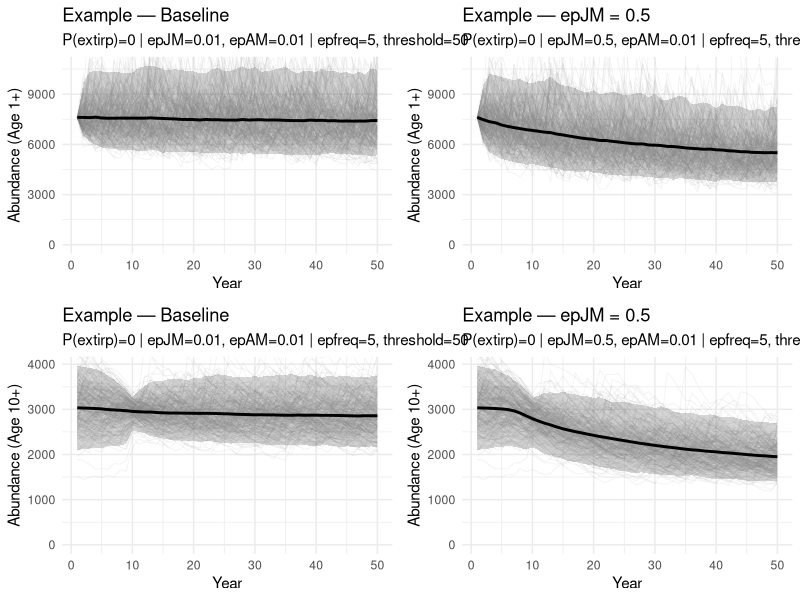

Here is the R script that generated this plot: (Note: this script raises an error after producing the figure.)
############################################################
## GULF STURGEON PVA CALCULATOR — 2-scenario comparison
## Scenario 1: baseline (epJM as set in INPUTS)
## Scenario 2: epJM = 0.5
## Output: 2x2 plot:
##   [pA_baseline | pA_epJM0.5]
##   [pB_baseline | pB_epJM0.5]
## With matched y-axes across columns within each row.
############################################################

rm(list = ls())

library(ggplot2)
library(grid)

# ============================================================
# INPUTS  (EDIT ONLY THIS SECTION)
# ============================================================

# Reproducibility
SEED <- 1

# Simulation controls
nT    <- 50
A     <- 60
AR    <- 1
n_sim <- 2000

# Choose TWO ages to plot (Age X+ and Age Y+)
plot_ageA <- 1
plot_ageB <- 10

# "Vulnerable" fish definition (reporting + init scaling only)
vuln_age <- 4

# Episodic event settings
epfreq <- 5
epAM   <- 0.01
epJM   <- 0.01   # <-- baseline value (Scenario 1 uses this)

# Extirpation definition (adult threshold)
extir_threshold <- 50

# Global biological scalars
reck <- 2.8
K    <- 0.13
afec <- 100000
Wmat <- 0.15
sd_S <- 0.6

# Optional maturity age override
amat_override <- NA

# Initialization bookkeeping
report_initial_composition <- TRUE

# Save per-simulation initialization table
save_start_table <- FALSE   # recommend FALSE for quick comparisons

# Plotting controls
plot_trace_sims <- 250
save_plots <- FALSE

# ------------------------------------------------------------
# Population-specific scalars (UNCOMMENT EXACTLY ONE BLOCK)
# ------------------------------------------------------------

pop_name <- "Example"
R0       <- 1000
Madult   <- 0.10
No       <- 5000

# ============================================================
# SAFETY CHECKS
# ============================================================

if (!exists("pop_name") || !exists("R0") || !exists("Madult") || !exists("No")) {
  stop("You must uncomment EXACTLY ONE population block in the INPUTS section (pop_name, R0, Madult, No).")
}
if (vuln_age < 1 || vuln_age > A) stop("vuln_age must be between 1 and A.")
if (AR < 1 || AR > A) stop("AR must be between 1 and A.")
if (n_sim < 1) stop("n_sim must be >= 1.")
if (plot_ageA < 1 || plot_ageA > A) stop("plot_ageA must be between 1 and A.")
if (plot_ageB < 1 || plot_ageB > A) stop("plot_ageB must be between 1 and A.")

plot_trace_sims <- min(plot_trace_sims, n_sim)

# ============================================================
# HELPER: run one scenario and return matrices + summaries
# ============================================================

summ_by_year <- function(mat, years) {
  data.frame(
    year = years,
    mean = rowMeans(mat),
    lwr  = apply(mat, 1, quantile, probs = 0.025, na.rm = TRUE),
    upr  = apply(mat, 1, quantile, probs = 0.975, na.rm = TRUE)
  )
}

make_plot <- function(mat, years, trace_ids, age_label, title_text, subtitle_text, y_max) {
  df_trace <- data.frame(
    year = rep(years, times = length(trace_ids)),
    sim  = rep(trace_ids, each = length(years)),
    N    = as.vector(mat[, trace_ids, drop = FALSE])
  )
  
  sum_tbl <- summ_by_year(mat, years)
  
  ggplot() +
    geom_line(data = df_trace, aes(x = year, y = N, group = sim),
              alpha = 0.12, linewidth = 0.3, color = "grey60") +
    geom_ribbon(data = sum_tbl, aes(x = year, ymin = lwr, ymax = upr),
                alpha = 0.20) +
    geom_line(data = sum_tbl, aes(x = year, y = mean),
              linewidth = 1.0, color = "black") +
    coord_cartesian(ylim = c(0, y_max)) +
    labs(
      title    = title_text,
      subtitle = subtitle_text,
      x = "Year",
      y = paste0("Abundance (", age_label, ")")
    ) +
    theme_minimal()
}

run_one <- function(epJM_value, scenario_tag) {
  
  # Reset seed so both scenarios share the same random draws (fair compare)
  set.seed(SEED)
  
  # Local scenario value
  epJM_local <- epJM_value
  
  # Ages
  ages <- 1:A
  la   <- (1 - exp(-K * ages))
  wa   <- la^3
  fec  <- pmax(0, wa - Wmat) * afec
  
  # Adult cutoff age (MetaPVA formula unless overridden)
  amat <- as.integer(-log(1 - Wmat^(1/3)) / K)
  amat <- max(1, min(A, amat))
  if (!is.na(amat_override)) {
    amat <- as.integer(amat_override)
    amat <- max(1, min(A, amat))
  }
  
  # Length-based survival-at-age (MetaPVA uses *0.66)
  Sa <- exp(-Madult / la * 0.66)
  
  # Survivorship lx
  lx <- numeric(A)
  lx[1] <- 1
  if (A > 1) {
    for (a in 2:A) lx[a] <- lx[a - 1] * Sa[a - 1]
  }
  
  # Beverton-Holt params
  phie <- sum(lx * fec)
  R_A  <- reck / phie
  R_B  <- (reck - 1) / (R0 * phie)
  
  # Scale initial total abundance so mean vulnerable ~= No
  vuln_frac <- sum(lx[vuln_age:A]) / sum(lx[AR:A])
  vuln_frac <- max(vuln_frac, 1e-12)
  N1 <- as.integer(round(No / vuln_frac))
  
  # Episodic years per simulation
  ep_flag <- matrix(FALSE, nrow = nT, ncol = n_sim)
  if (epfreq <= nT) {
    n_samp <- as.integer(nT / epfreq)
    for (j in 1:n_sim) {
      yrs <- sample.int(nT, n_samp, replace = FALSE)
      ep_flag[yrs, j] <- TRUE
    }
  }
  
  # Episodic multipliers for survival transitions (ages AR..A-1)
  ages_surv <- AR:(A - 1)
  mult_episode <- rep(1, length(ages_surv))
  if (length(ages_surv) > 0) {
    for (k in seq_along(ages_surv)) {
      a <- ages_surv[k]
      if (a == AR) {
        mult_episode[k] <- 1
      } else if (a < amat) {
        mult_episode[k] <- 1 - epJM_local
      } else {
        mult_episode[k] <- 1 - epAM
      }
    }
  }
  
  # Environmental effects
  rec_dev <- matrix(
    exp(rnorm((A - AR + 1) * n_sim, 0, sd_S) + 0.5 * sd_S^2),
    nrow = (A - AR + 1), ncol = n_sim
  )
  anom <- matrix(
    exp(rnorm((nT - 1) * n_sim, 0, sd_S)),
    nrow = (nT - 1), ncol = n_sim
  )
  
  # State: numbers-at-age each year (A x n_sim)
  N <- matrix(0L, nrow = A, ncol = n_sim)
  
  # Initialize populations across ages AR..A
  base_w <- lx[AR:A]
  for (j in 1:n_sim) {
    w <- base_w * rec_dev[, j]
    w <- w / sum(w)
    N[AR:A, j] <- as.vector(rmultinom(1, N1, w))
  }
  
  # Init composition table (optional)
  init_vuln  <- colSums(N[vuln_age:A, , drop = FALSE])
  init_adult <- colSums(N[amat:A,    , drop = FALSE])
  
  if (report_initial_composition) {
    cat("\n--- Initialization bookkeeping (Year 1) ---\n")
    cat("Scenario:", scenario_tag, "\n")
    cat("Population:", pop_name, "\n")
    cat("No target vulnerable (age", vuln_age, "+) =", No, "\n")
    cat("Derived total initial abundance (N1) =", N1, "\n")
    cat("Adult cutoff age (amat) =", amat, "\n")
    cat("Observed mean vulnerable =", round(mean(init_vuln), 1), "\n")
    cat("Observed mean adults     =", round(mean(init_adult), 1), "\n")
    cat("-----------------------------------------\n\n")
  }
  
  # Time series storage
  N_ageAplus <- matrix(0, nrow = nT, ncol = n_sim)
  N_ageBplus <- matrix(0, nrow = nT, ncol = n_sim)
  N_adults   <- matrix(0, nrow = nT, ncol = n_sim)
  
  record_metrics <- function(t, Nmat) {
    N_ageAplus[t, ] <<- colSums(Nmat[plot_ageA:A, , drop = FALSE])
    N_ageBplus[t, ] <<- colSums(Nmat[plot_ageB:A, , drop = FALSE])
    N_adults[t, ]   <<- colSums(Nmat[amat:A,    , drop = FALSE])
  }
  
  years_vec <- 1:nT
  
  # Record year 1
  record_metrics(1, N)
  
  # Dynamics
  for (t in 2:nT) {
    
    Et <- colSums(N[AR:A, , drop = FALSE] * fec[AR:A])
    
    recruits <- as.integer((R_A * Et * anom[t - 1, ]) / (1 + R_B * Et))
    
    N_next <- matrix(0L, nrow = A, ncol = n_sim)
    N_next[AR, ] <- recruits
    
    if (A > AR) {
      surv_base <- Sa[AR:(A - 1)]
      for (k in seq_along(ages_surv)) {
        mult_sim <- ifelse(ep_flag[t - 1, ], mult_episode[k], 1)
        pvec <- pmin(pmax(surv_base[k] * mult_sim, 0), 1)
        
        N_next[ages_surv[k] + 1, ] <- rbinom(
          n    = n_sim,
          size = pmax(0L, N[ages_surv[k], ]),
          prob = pvec
        )
      }
    }
    
    N <- N_next
    record_metrics(t, N)
  }
  
  # Extirpation probability
  ext_window <- min(100, nT)
  min_adults <- apply(N_adults[1:ext_window, , drop = FALSE], 2, min)
  p_extirp   <- mean(min_adults <= extir_threshold)
  
  list(
    scenario_tag = scenario_tag,
    epJM = epJM_local,
    amat = amat,
    years = years_vec,
    N_ageAplus = N_ageAplus,
    N_ageBplus = N_ageBplus,
    p_extirp = p_extirp
  )
}

# ============================================================
# RUN BOTH SCENARIOS
# ============================================================

res_base <- run_one(epJM_value = epJM,  scenario_tag = "Baseline")
res_hi   <- run_one(epJM_value = 0.5,   scenario_tag = "epJM = 0.5")

# Use identical trace IDs in both panels for visual comparability
trace_ids <- 1:plot_trace_sims

# Compute shared y-axis maxima (per row) using the 97.5% ribbon bound across BOTH scenarios
sumA_base <- summ_by_year(res_base$N_ageAplus, res_base$years)
sumA_hi   <- summ_by_year(res_hi$N_ageAplus,   res_hi$years)
ymax_A    <- max(sumA_base$upr, sumA_hi$upr)

sumB_base <- summ_by_year(res_base$N_ageBplus, res_base$years)
sumB_hi   <- summ_by_year(res_hi$N_ageBplus,   res_hi$years)
ymax_B    <- max(sumB_base$upr, sumB_hi$upr)

# Build plots (matched y within each row)
pA_base <- make_plot(
  mat = res_base$N_ageAplus, years = res_base$years, trace_ids = trace_ids,
  age_label = paste0("Age ", plot_ageA, "+"),
  title_text = paste0(pop_name, " — Baseline"),
  subtitle_text = paste0("P(extirp)=", round(res_base$p_extirp, 3),
                         " | epJM=", res_base$epJM, ", epAM=", epAM,
                         " | epfreq=", epfreq, ", threshold=", extir_threshold),
  y_max = ymax_A
)

pA_hi <- make_plot(
  mat = res_hi$N_ageAplus, years = res_hi$years, trace_ids = trace_ids,
  age_label = paste0("Age ", plot_ageA, "+"),
  title_text = paste0(pop_name, " — epJM = 0.5"),
  subtitle_text = paste0("P(extirp)=", round(res_hi$p_extirp, 3),
                         " | epJM=", res_hi$epJM, ", epAM=", epAM,
                         " | epfreq=", epfreq, ", threshold=", extir_threshold),
  y_max = ymax_A
)

pB_base <- make_plot(
  mat = res_base$N_ageBplus, years = res_base$years, trace_ids = trace_ids,
  age_label = paste0("Age ", plot_ageB, "+"),
  title_text = paste0(pop_name, " — Baseline"),
  subtitle_text = paste0("P(extirp)=", round(res_base$p_extirp, 3),
                         " | epJM=", res_base$epJM, ", epAM=", epAM,
                         " | epfreq=", epfreq, ", threshold=", extir_threshold),
  y_max = ymax_B
)

pB_hi <- make_plot(
  mat = res_hi$N_ageBplus, years = res_hi$years, trace_ids = trace_ids,
  age_label = paste0("Age ", plot_ageB, "+"),
  title_text = paste0(pop_name, " — epJM = 0.5"),
  subtitle_text = paste0("P(extirp)=", round(res_hi$p_extirp, 3),
                         " | epJM=", res_hi$epJM, ", epAM=", epAM,
                         " | epfreq=", epfreq, ", threshold=", extir_threshold),
  y_max = ymax_B
)

# ============================================================
# 2x2 LAYOUT (baseline left column, epJM=0.5 right column)
# ============================================================

grid.newpage()
pushViewport(viewport(layout = grid.layout(2, 2)))

print(pA_base, vp = viewport(layout.pos.row = 1, layout.pos.col = 1))
print(pA_hi,   vp = viewport(layout.pos.row = 1, layout.pos.col = 2))
print(pB_base, vp = viewport(layout.pos.row = 2, layout.pos.col = 1))
print(pB_hi,   vp = viewport(layout.pos.row = 2, layout.pos.col = 2))

############################################################
# ---- SAVE the 2x2 grid plot ----
out_dir  <- "C:/Users/flori/Documents/GS/20251210_GS_Connor_SDM"
out_file <- file.path(out_dir, "pva_compare_baseline_vs_epJM0p5.png")

png(filename = out_file, width = 14, height = 8, units = "in", res = 300)

grid.newpage()
pushViewport(viewport(layout = grid.layout(2, 2)))

print(pA_base, vp = viewport(layout.pos.row = 1, layout.pos.col = 1))
print(pA_hi,   vp = viewport(layout.pos.row = 1, layout.pos.col = 2))
print(pB_base, vp = viewport(layout.pos.row = 2, layout.pos.col = 1))
print(pB_hi,   vp = viewport(layout.pos.row = 2, layout.pos.col = 2))

dev.off()

cat("Saved:", out_file, "\n")
